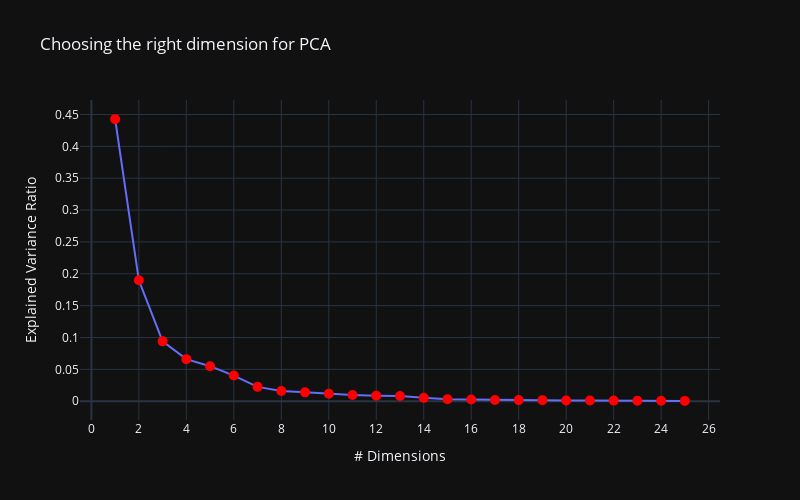

Notebook code cell kept with this figure:
### Code cell
layout = go.Layout(template="plotly_dark", width=800, height=500,
                           title_text='Choosing the right dimension for PCA',
                           xaxis_title='# Dimensions',
                           yaxis_title='Explained Variance Ratio',
                   xaxis = dict(tickmode = 'linear',tick0 = 0,dtick = 2),
                   yaxis = dict(tickmode = 'linear',tick0 = 0,dtick = 0.05)
                  )

fig = go.Figure(layout=layout)

fig.add_trace(go.Scatter(mode='lines+markers',x=list(range(1,26)),y=pca.explained_variance_ratio_,
                        marker=dict(size=5,line=dict(color='red',width=5)),
                            hovertemplate =
                                '<b>Dimension</b>: %{x}'+
                                '<br><b>ExplVarRatio</b>: %{y:.3f}<br>'))

### Figure 1 — Plotly figure (JSON) as saved in the notebook; plotly's stock layout.template omitted (floating-point values rounded to 4 significant figures)
{"data": [{"hovertemplate": "<b>Dimension</b>: %{x}<br><b>ExplVarRatio</b>: %{y:.3f}<br>", "marker": {"line": {"color": "red", "width": 5}, "size": 5}, "mode": "lines+markers", "type": "scatter", "x": [1, 2, 3, 4, 5, 6, 7, 8, 9, 10, 11, 12, 13, 14, 15, 16, 17, 18, 19, 20, 21, 22, 23, 24, 25], "y": [0.4427, 0.1897, 0.09393, 0.06602, 0.05496, 0.04025, 0.02251, 0.01589, 0.0139, 0.01169, 0.009797, 0.008705, 0.008045, 0.005234, 0.003138, 0.002662, 0.00198, 0.001754, 0.001649, 0.001039, 0.0009991, 0.0009146, 0.0008114, 0.0006018, 0.000516]}], "layout": {"height": 500, "title": {"text": "Choosing the right dimension for PCA"}, "width": 800, "xaxis": {"dtick": 2, "tick0": 0, "tickmode": "linear", "title": {"text": "# Dimensions"}}, "yaxis": {"dtick": 0.05, "tick0": 0, "tickmode": "linear", "title": {"text": "Explained Variance Ratio"}}}}
